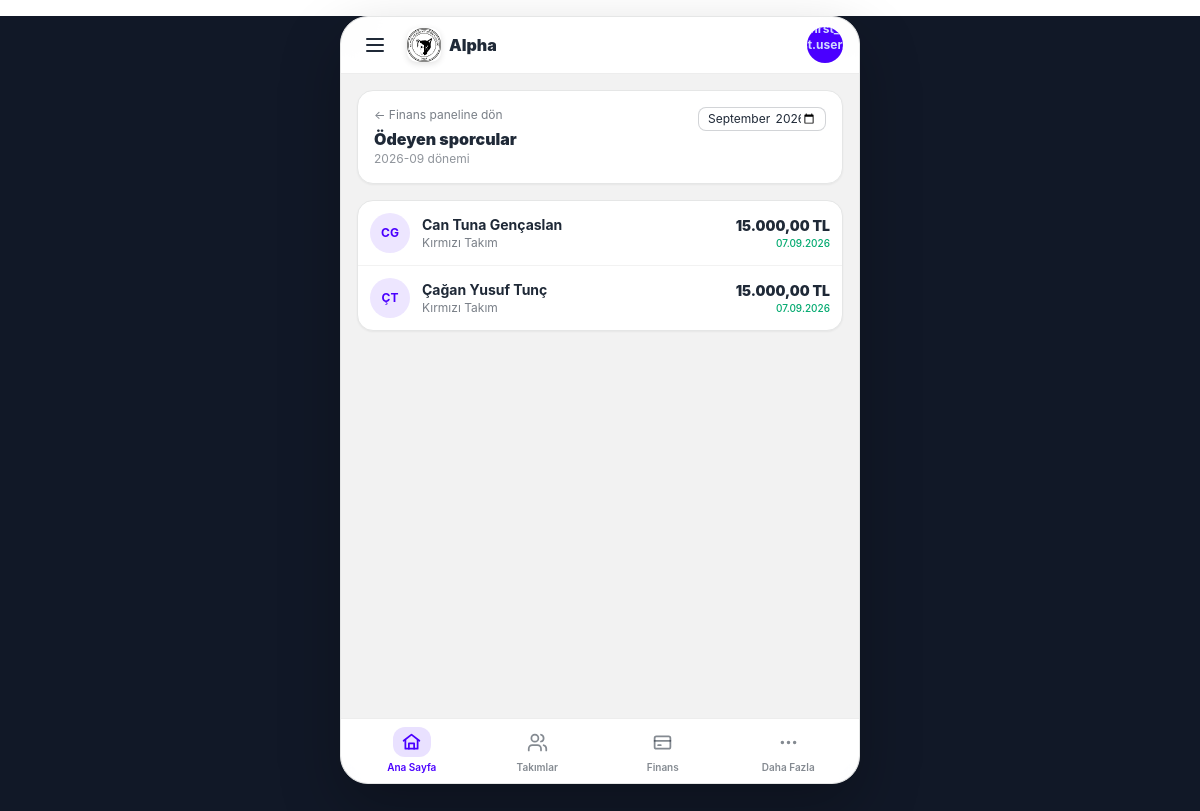
/finance/payments/paid/ (signed in), run on an earlier commit of the app's database.
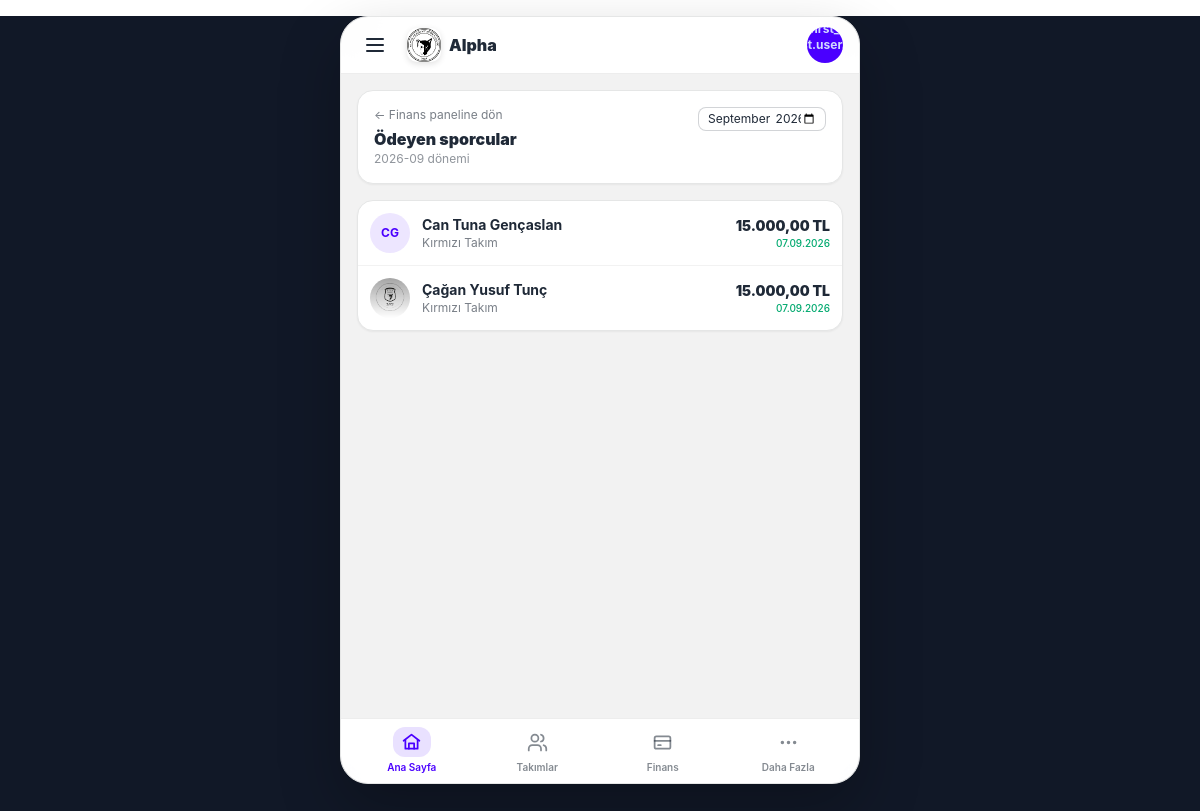
And on a later commit of the database.
### athletes/models.py (models this page shows, shortened)
class Athlete(models.Model):
    GENDER_CHOICES = (
        ('M', 'Erkek'),
        ('F', 'Kadın'),
    )
    parent = models.CharField(max_length=150, verbose_name="Veli")
    parent_phone = models.CharField(max_length=20, blank=True, default='', verbose_name="Veli Telefonu")
    parent_email = models.EmailField(blank=True, default='', verbose_name="Veli E-postası")
    first_name = models.CharField(max_length=50, verbose_name="Ad")
    last_name = models.CharField(max_length=50, verbose_name="Soyad")
    phone_number = models.CharField(max_length=20, blank=True, default='', verbose_name="Sporcu Telefonu")
    tc_identity = models.CharField(max_length=11, unique=True, blank=True, null=True, verbose_name="T.C. Kimlik No")
    birth_date = models.DateField(verbose_name="Doğum Tarihi")
    gender = models.CharField(max_length=1, choices=GENDER_CHOICES, verbose_name="Cinsiyet")
    school = models.CharField(max_length=100, blank=True, null=True, verbose_name="Okul")
    license_number = models.CharField(max_length=50, blank=True, null=True, verbose_name="Lisans No")
    joined_date = models.DateField(verbose_name="Kulübe Katılım Tarihi")
    photo = models.ImageField(upload_to='athlete_photos/', blank=True, null=True, verbose_name="Fotoğraf")
    is_active = models.BooleanField(default=False, verbose_name="Aktif Sporcu mu?")
    created_at = models.DateTimeField(auto_now_add=True)
    team = models.ForeignKey(
        Team,
        on_delete=models.SET_NULL,
        null=True,
        blank=True,
        related_name='athletes',
        verbose_name="Bağlı Olduğu Takım"
    )
    custom_fee = models.DecimalField(
        max_digits=10,
        decimal_places=2,
        null=True,
        blank=True,
        verbose_name="Özel Aidat Tutar (TL)",
        help_text="Boş bırakılırsa takımın varsayılan aidatı uygulanır. Burslu için 0 girebilirsiniz."
    )
    discount_percentage = models.DecimalField(
        max_digits=5,
        decimal_places=2,
        null=True,
        blank=True,
        verbose_name="İndirim Yüzdesi",
        help_text="Boş bırakılırsa indirim uygulanmaz."
    )
    regular_payment_day = models.PositiveBigIntegerField(
        null=True,
        blank=True,
        verbose_name="Düzenli Ödeme Günü"
    )
    class Meta:
        verbose_name = "Sporcu"
        verbose_name_plural = "Sporcular"
        ordering = ['first_name', 'last_name']
    def get_full_name(self):
        return f"{self.first_name} {self.last_name}"

### teams/models.py (models this page shows, shortened)
class Team(models.Model):
    name = models.CharField(max_length=100, verbose_name="Takım / Grup Adı")
    description = models.TextField(blank=True, null=True, verbose_name="Açıklama / Yaş Grubu")
    coaches = models.ManyToManyField(
        settings.AUTH_USER_MODEL,
        blank=True,
        limit_choices_to={'role__in': ['coach', 'club_admin']},
        related_name='assigned_teams',
        verbose_name="Sorumlu Antrenörler"
    )
    is_active = models.BooleanField(default=True, verbose_name="Aktif mi?")
    created_at = models.DateTimeField(auto_now_add=True)
    class Meta:
        verbose_name = "Takım"
        verbose_name_plural = "Takımlar"

### finance/views.py (the view)
# urls.py: path('payments/<str:payment_status>/', views.payment_status_list, name='payment-status-list'),
@login_required
def payment_status_list(request, payment_status):
    if payment_status not in {'paid', 'pending'}:
        return redirect('finance-dashboard')
    period = request.GET.get('period', date.today().strftime('%Y-%m'))
    monthly_payments = get_or_create_monthly_payments(period)
    payments = [
        athlete for athlete in monthly_payments
        if athlete.payment_status == payment_status
    ]
    return render(request, 'finance/payment_status_list.html', {
        'period': period,
        'payments': payments,
        'payment_status': payment_status,
        'status_label': 'Ödeyen sporcular' if payment_status == 'paid' else 'Bekleyen sporcular',
    })

### templates/finance/payment_status_list.html (shortened to what this page needs)
{% extends "base.html" %}
{% block content %}
<div class="w-full space-y-4">
    <div class="flex flex-col gap-3 rounded-2xl border border-base-300 bg-base-100 p-4 shadow-sm">
        <div class="flex justify-between items-start">
            <div>
                <a href="{% url 'finance-dashboard' %}?period={{ period }}" class="text-xs text-base-content/60 hover:text-primary block mb-1">
                    ← Finans paneline dön
                </a>
                <h1 class="text-base font-black text-base-content">{{ status_label }}</h1>
                <p class="text-xs text-base-content/50">{{ period }} dönemi</p>
            </div>
            <form method="get" class="flex items-center gap-2">
                <input id="period" type="month" name="period" value="{{ period }}" class="input input-bordered input-xs text-xs w-32" onchange="this.form.submit()">
            </form>
        </div>
    </div>
    <section class="overflow-hidden rounded-2xl border border-base-300 bg-base-100 shadow-sm">
        <div class="divide-y divide-base-200">
            {% for athlete in payments %}
            <a href="{% url 'athlete-manage-detail' athlete.pk %}" class="flex items-center gap-3 p-3 active:bg-base-200/50 transition-colors cursor-pointer">
                {% if athlete.photo %}
                    <img src="{{ athlete.photo.url }}" alt="{{ athlete.get_full_name }}" class="h-10 w-10 shrink-0 rounded-full object-cover">
                {% else %}
                    <div class="grid h-10 w-10 shrink-0 place-items-center rounded-full bg-primary/10 text-xs font-bold text-primary">
                        {{ athlete.first_name|first }}{{ athlete.last_name|first }}
                    </div>
                {% endif %}
                <div class="min-w-0 flex-1">
                    <p class="truncate text-sm font-bold text-base-content">{{ athlete.get_full_name }}</p>
                    <p class="truncate text-xs text-base-content/60">
                        {% if athlete.team %}{{ athlete.team.name }}{% else %}Takımsız{% endif %}
                    </p>
                </div>
                <div class="text-right shrink-0">
                    <p class="text-sm font-black text-base-content">{{ athlete.paid_amount|floatformat:2 }} TL</p>
                    {% if payment_status == 'paid' %}
                        <p class="text-[10px] text-success font-medium">
                            {{ athlete.paid_at|date:'d.m.Y' }}
                        </p>
                    {% else %}
                        <p class="text-[10px] text-warning font-bold">Bekliyor</p>
                    {% endif %}
                </div>
            </a>
            {% empty %}
                <p class="p-8 text-center text-xs text-base-content/50">Bu dönem için {{ status_label|lower }} bulunmuyor.</p>
            {% endfor %}
        </div>
    </section>
</div>
{% endblock %}

### templates/base.html (shortened to what this page needs)
<!DOCTYPE html>
<html lang="tr" data-theme="light">
<head>
    <link
        href="https://cdn.jsdelivr.net/npm/daisyui@4.12.10/dist/full.min.css"
        rel="stylesheet"
        type="text/css"
    />
    <script src="https://cdn.tailwindcss.com"></script>
</head>
<body
    class="select-none antialiased"
    hx-headers='{"X-CSRFToken": "{{ csrf_token }}"}'
>
<div class="app">
    <header class="app-header">
        <div class="header-inner">
            <div class="flex items-center">
                <div class="dropdown">
                    <label
                        tabindex="0"
                        class="header-button cursor-pointer"
                        aria-label="Menüyü aç"
                    >
                        <svg
                            class="w-6 h-6"
                            viewBox="0 0 24 24"
                            fill="none"
                            stroke="currentColor"
                            stroke-width="2"
                            stroke-linecap="round"
                        >
                            <path d="M4 6h16"/>
                            <path d="M4 12h16"/>
                            <path d="M4 18h16"/>
                        </svg>
                    </label>
                </div>
                <a
                    href="{% url 'dashboard-index' %}"
                    class="
                        flex
                        items-center
                        gap-2
                        ml-1
                        px-2
                    "
                >
                    <img
                        src="/media/logos/fk1.png"
                        alt="Spor Kulübü"
                        class="app-logo"
                    >
                    <span class="font-black text-base">
                        Alpha
                    </span>
                </a>
            </div>
            <div class="dropdown dropdown-end">
                <label
                    tabindex="0"
                    class="
                        header-button
                        avatar
                        placeholder
                        cursor-pointer
                    "
                    aria-label="Kullanıcı menüsü"
                >
                    <div
                        class="
                            w-9
                            rounded-full
                            bg-primary
                            text-primary-content
                            text-xs
                            font-bold
                        "
                    >
                        <span>
                            {{
                                request.user.first_name|first
                                |default:request.user.username|first
                                |upper
                            }}
                        </span>
                    </div>
                </label>
            </div>
        </div>
    </header>
    <main class="app-content">
        {% block content %}
        {% endblock %}
    </main>
    <nav class="bottom-nav">
        <div class="bottom-nav-inner">
            <a
                href="{% url 'dashboard-index' %}"
                class="bottom-nav-item active"
            >
                <span class="nav-icon">
                    <svg
                        viewBox="0 0 24 24"
                        fill="none"
                        stroke="currentColor"
                        stroke-width="2"
                        stroke-linecap="round"
                        stroke-linejoin="round"
                    >
                        <path d="m3 10 9-7 9 7"/>
                        <path d="M5 9v10h14V9"/>
                        <path d="M9 19v-6h6v6"/>
                    </svg>
                </span>
                <span>Ana Sayfa</span>
            </a>
            <a
                href="{% url 'team-list' %}"
                class="bottom-nav-item"
            >
                <span class="nav-icon">
                    <svg
                        viewBox="0 0 24 24"
                        fill="none"
                        stroke="currentColor"
                        stroke-width="2"
                        stroke-linecap="round"
                        stroke-linejoin="round"
                    >
                        <path d="M16 21v-2a4 4 0 0 0-4-4H6a4 4 0 0 0-4 4v2"/>
                        <circle
                            cx="9"
                            cy="7"
                            r="4"
                        />
                        <path d="M22 21v-2a4 4 0 0 0-3-3.87"/>
                        <path d="M16 3.13a4 4 0 0 1 0 7.75"/>
                    </svg>
                </span>
                <span>Takımlar</span>
            </a>
            <a
                href="{% url 'finance-dashboard' %}"
                class="bottom-nav-item"
            >
                <span class="nav-icon">
                    <svg
                        viewBox="0 0 24 24"
                        fill="none"
                        stroke="currentColor"
                        stroke-width="2"
                        stroke-linecap="round"
                        stroke-linejoin="round"
                    >
                        <rect
                            x="3"
                            y="5"
                            width="18"
                            height="14"
                            rx="2"
                        />
                        <path d="M3 10h18"/>
                        <path d="M7 15h3"/>
                    </svg>
                </span>
                <span>Finans</span>
            </a>
            <label
                class="bottom-nav-item cursor-pointer"
                onclick="document.getElementById('mobile-more-menu').showModal()"
            >
                <span class="nav-icon">
                    <svg
                        viewBox="0 0 24 24"
                        fill="none"
                        stroke="currentColor"
                        stroke-width="2"
                        stroke-linecap="round"
                    >
                        <circle cx="5" cy="12" r="1"/>
                        <circle cx="12" cy="12" r="1"/>
                        <circle cx="19" cy="12" r="1"/>
                    </svg>
                </span>
                <span>Daha Fazla</span>
            </label>
        </div>
    </nav>
</div>
</body>
</html>

### templates/base.html (style rules this page uses)
* { -webkit-tap-highlight-color: transparent; -webkit-touch-callout: none; }
html, body { width: 100%; height: 100%; margin: 0; padding: 0; }
body { overflow: hidden; background: #111827; overscroll-behavior: none; font-family: -apple-system, BlinkMacSystemFont, "Segoe UI", Roboto, Helvetica, Arial, sans-serif; }
.app { height: 100dvh; width: 100%; max-width: 520px; display: flex; flex-direction: column; overflow: hidden; background: oklch(var(--b2)); margin: 0 auto; }
@media (min-width: 768px) { .app { height: calc(100dvh - 32px); margin-top: 16px; margin-bottom: 16px; border-radius: 28px; border: 1px solid oklch(var(--b3)); box-shadow: 0 25px 60px rgba(0, 0, 0, .25); overflow: hidden; } }
.app-header { flex-shrink: 0; padding-top: env(safe-area-inset-top); background: oklch(var(--b1) / .94); backdrop-filter: blur(18px); -webkit-backdrop-filter: blur(18px); border-bottom: 1px solid oklch(var(--b3) / .7); z-index: 40; }
.header-inner { height: 56px; display: flex; align-items: center; justify-content: space-between; padding: 0 14px; }
.app-content { flex: 1; min-height: 0; overflow-y: auto; overflow-x: hidden; -webkit-overflow-scrolling: touch; overscroll-behavior-y: contain; padding: 16px; padding-bottom: 24px; }
.app-content { scrollbar-width: none; }
.bottom-nav { flex-shrink: 0; padding-bottom: env(safe-area-inset-bottom); background: oklch(var(--b1) / .96); backdrop-filter: blur(20px); -webkit-backdrop-filter: blur(20px); border-top: 1px solid oklch(var(--b3) / .7); z-index: 40; }
.bottom-nav-inner { height: 64px; display: grid; grid-template-columns: repeat(4, 1fr); padding: 4px 8px 4px; }
.bottom-nav-item { display: flex; flex-direction: column; align-items: center; justify-content: center; gap: 3px; border-radius: 14px; font-size: 10px; font-weight: 600; color: oklch(var(--bc) / .55); text-decoration: none; transition: background .15s ease, color .15s ease, transform .1s ease; }
.bottom-nav-item.active { color: oklch(var(--p)); }
.bottom-nav-item.active .nav-icon { background: oklch(var(--p) / .12); }
.nav-icon { width: 38px; height: 30px; display: flex; align-items: center; justify-content: center; border-radius: 12px; transition: background .15s ease; }
.nav-icon svg { width: 21px; height: 21px; }
.header-button { width: 40px; height: 40px; display: flex; align-items: center; justify-content: center; border-radius: 50%; transition: background .15s ease; }
.app-logo { width: 34px; height: 34px; border-radius: 10px; object-fit: cover; box-shadow: 0 2px 6px rgba(0, 0, 0, .12); }
button, a, label { touch-action: manipulation; }

What changed in the data, as far as the page shows it:
changed Athlete "Çağan Yusuf Tunç": photo: picture added; first_name|first "Ç" → (not shown); last_name|first "T" → (not shown)
